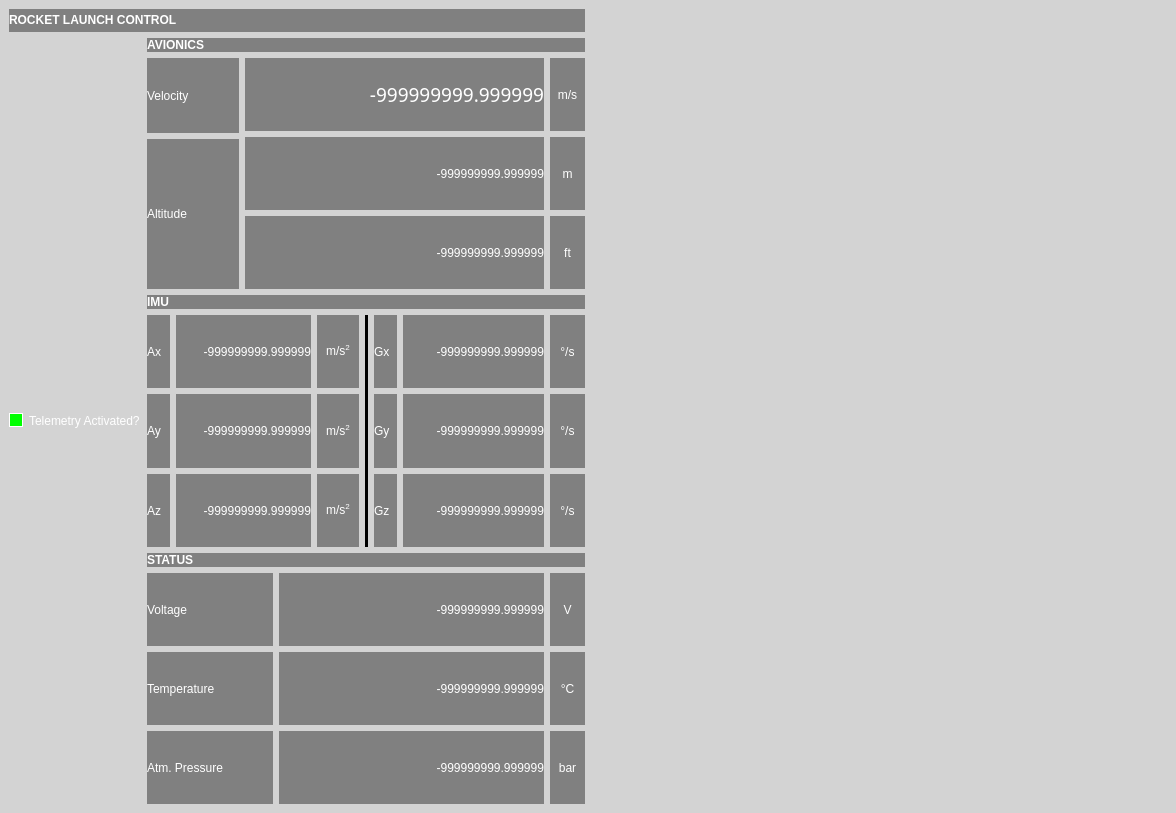
<?xml version="1.0" encoding="UTF-8"?>
<ui version="4.0">
 <class>MainWindow</class>
 <widget class="QMainWindow" name="MainWindow">
  <property name="geometry">
   <rect>
    <x>0</x>
    <y>0</y>
    <width>1176</width>
    <height>813</height>
   </rect>
  </property>
  <property name="windowTitle">
   <string>SEDS-UCF IREC Telemetry</string>
  </property>
  <property name="styleSheet">
   <string notr="true">QWidget {
background-color: lightgrey;
}
QCheckBox {
color: white;
font: 14pt &quot;Hack&quot;;
}
QCheckBox::indicator {
border: 1px solid white;
}
QCheckBox::indicator:checked {
background-color: lime;
}
QCheckBox::indicator:unchecked {
background-color: red;
}
QLabel {
color: white;
font: 14pt &quot;Hack&quot;;
background-color: grey;
}
Line {
color: white;
}</string>
  </property>
  <widget class="QWidget" name="centralwidget">
   <layout class="QHBoxLayout" name="horizontalLayout">
    <item>
     <layout class="QVBoxLayout" name="vLayout_left_title">
      <item>
       <widget class="QLabel" name="l_mainTitle">
        <property name="sizePolicy">
         <sizepolicy hsizetype="Preferred" vsizetype="Fixed">
          <horstretch>0</horstretch>
          <verstretch>0</verstretch>
         </sizepolicy>
        </property>
        <property name="minimumSize">
         <size>
          <width>241</width>
          <height>23</height>
         </size>
        </property>
        <property name="text">
         <string>&lt;b&gt;ROCKET LAUNCH CONTROL&lt;/b&gt;</string>
        </property>
       </widget>
      </item>
      <item>
       <layout class="QHBoxLayout" name="hLayout_left">
        <item>
         <widget class="QCheckBox" name="checkBox_telem">
          <property name="text">
           <string>Telemetry Activated?</string>
          </property>
          <property name="checked">
           <bool>true</bool>
          </property>
         </widget>
        </item>
        <item>
         <layout class="QVBoxLayout" name="vLayout_stats">
          <item>
           <layout class="QVBoxLayout" name="vLayout_avionics">
            <item>
             <widget class="QLabel" name="l_avionics">
              <property name="sizePolicy">
               <sizepolicy hsizetype="Preferred" vsizetype="Fixed">
                <horstretch>0</horstretch>
                <verstretch>0</verstretch>
               </sizepolicy>
              </property>
              <property name="text">
               <string>&lt;b&gt;AVIONICS&lt;/b&gt;</string>
              </property>
              <property name="alignment">
               <set>Qt::AlignBottom|Qt::AlignLeading|Qt::AlignLeft</set>
              </property>
             </widget>
            </item>
            <item>
             <layout class="QHBoxLayout" name="hLayout_avionics_table">
              <item>
               <layout class="QVBoxLayout" name="vLayout_avionics_titles">
                <item>
                 <widget class="QLabel" name="l_title_velocity">
                  <property name="sizePolicy">
                   <sizepolicy hsizetype="Minimum" vsizetype="Preferred">
                    <horstretch>0</horstretch>
                    <verstretch>1</verstretch>
                   </sizepolicy>
                  </property>
                  <property name="minimumSize">
                   <size>
                    <width>92</width>
                    <height>23</height>
                   </size>
                  </property>
                  <property name="text">
                   <string>Velocity</string>
                  </property>
                 </widget>
                </item>
                <item>
                 <widget class="QLabel" name="l_title_altitude">
                  <property name="sizePolicy">
                   <sizepolicy hsizetype="Minimum" vsizetype="Preferred">
                    <horstretch>0</horstretch>
                    <verstretch>2</verstretch>
                   </sizepolicy>
                  </property>
                  <property name="minimumSize">
                   <size>
                    <width>92</width>
                    <height>23</height>
                   </size>
                  </property>
                  <property name="text">
                   <string>Altitude</string>
                  </property>
                 </widget>
                </item>
               </layout>
              </item>
              <item>
               <layout class="QVBoxLayout" name="vLayout_avionics_data">
                <item>
                 <widget class="QLabel" name="l_data_velocity">
                  <property name="sizePolicy">
                   <sizepolicy hsizetype="Expanding" vsizetype="Preferred">
                    <horstretch>0</horstretch>
                    <verstretch>1</verstretch>
                   </sizepolicy>
                  </property>
                  <property name="font">
                   <font>
                    <family>Hack</family>
                    <pointsize>14</pointsize>
                    <weight>50</weight>
                    <italic>false</italic>
                    <bold>false</bold>
                   </font>
                  </property>
                  <property name="layoutDirection">
                   <enum>Qt::LeftToRight</enum>
                  </property>
                  <property name="text">
                   <string>-999999999.999999</string>
                  </property>
                  <property name="alignment">
                   <set>Qt::AlignRight|Qt::AlignTrailing|Qt::AlignVCenter</set>
                  </property>
                 </widget>
                </item>
                <item>
                 <widget class="QLabel" name="l_data_meter">
                  <property name="sizePolicy">
                   <sizepolicy hsizetype="Expanding" vsizetype="Preferred">
                    <horstretch>0</horstretch>
                    <verstretch>1</verstretch>
                   </sizepolicy>
                  </property>
                  <property name="text">
                   <string>-999999999.999999</string>
                  </property>
                  <property name="alignment">
                   <set>Qt::AlignRight|Qt::AlignTrailing|Qt::AlignVCenter</set>
                  </property>
                 </widget>
                </item>
                <item>
                 <widget class="QLabel" name="l_data_feet">
                  <property name="sizePolicy">
                   <sizepolicy hsizetype="Expanding" vsizetype="Preferred">
                    <horstretch>0</horstretch>
                    <verstretch>1</verstretch>
                   </sizepolicy>
                  </property>
                  <property name="text">
                   <string>-999999999.999999</string>
                  </property>
                  <property name="alignment">
                   <set>Qt::AlignRight|Qt::AlignTrailing|Qt::AlignVCenter</set>
                  </property>
                 </widget>
                </item>
               </layout>
              </item>
              <item>
               <layout class="QVBoxLayout" name="vLayout_avionics_units">
                <item>
                 <widget class="QLabel" name="l_units_velocity">
                  <property name="sizePolicy">
                   <sizepolicy hsizetype="Minimum" vsizetype="Preferred">
                    <horstretch>0</horstretch>
                    <verstretch>1</verstretch>
                   </sizepolicy>
                  </property>
                  <property name="minimumSize">
                   <size>
                    <width>35</width>
                    <height>23</height>
                   </size>
                  </property>
                  <property name="text">
                   <string>m/s</string>
                  </property>
                  <property name="alignment">
                   <set>Qt::AlignCenter</set>
                  </property>
                 </widget>
                </item>
                <item>
                 <widget class="QLabel" name="l_units_meter">
                  <property name="sizePolicy">
                   <sizepolicy hsizetype="Ignored" vsizetype="Preferred">
                    <horstretch>0</horstretch>
                    <verstretch>1</verstretch>
                   </sizepolicy>
                  </property>
                  <property name="minimumSize">
                   <size>
                    <width>12</width>
                    <height>23</height>
                   </size>
                  </property>
                  <property name="text">
                   <string>m</string>
                  </property>
                  <property name="alignment">
                   <set>Qt::AlignCenter</set>
                  </property>
                 </widget>
                </item>
                <item>
                 <widget class="QLabel" name="l_units_feet">
                  <property name="sizePolicy">
                   <sizepolicy hsizetype="Minimum" vsizetype="Preferred">
                    <horstretch>0</horstretch>
                    <verstretch>1</verstretch>
                   </sizepolicy>
                  </property>
                  <property name="minimumSize">
                   <size>
                    <width>23</width>
                    <height>23</height>
                   </size>
                  </property>
                  <property name="text">
                   <string>ft</string>
                  </property>
                  <property name="alignment">
                   <set>Qt::AlignCenter</set>
                  </property>
                 </widget>
                </item>
               </layout>
              </item>
             </layout>
            </item>
           </layout>
          </item>
          <item>
           <layout class="QVBoxLayout" name="vLayout_imu">
            <item>
             <widget class="QLabel" name="l_imu">
              <property name="sizePolicy">
               <sizepolicy hsizetype="Preferred" vsizetype="Fixed">
                <horstretch>0</horstretch>
                <verstretch>0</verstretch>
               </sizepolicy>
              </property>
              <property name="text">
               <string>&lt;b&gt;IMU&lt;/b&gt;</string>
              </property>
              <property name="alignment">
               <set>Qt::AlignBottom|Qt::AlignLeading|Qt::AlignLeft</set>
              </property>
             </widget>
            </item>
            <item>
             <layout class="QHBoxLayout" name="hLayout_imu_table">
              <item>
               <layout class="QHBoxLayout" name="hLayout_accel_table">
                <item>
                 <layout class="QVBoxLayout" name="vLayout_accel_titles">
                  <item>
                   <widget class="QLabel" name="l_title_Ax">
                    <property name="sizePolicy">
                     <sizepolicy hsizetype="Minimum" vsizetype="Preferred">
                      <horstretch>0</horstretch>
                      <verstretch>0</verstretch>
                     </sizepolicy>
                    </property>
                    <property name="minimumSize">
                     <size>
                      <width>23</width>
                      <height>23</height>
                     </size>
                    </property>
                    <property name="text">
                     <string>Ax</string>
                    </property>
                   </widget>
                  </item>
                  <item>
                   <widget class="QLabel" name="l_title_Ay">
                    <property name="sizePolicy">
                     <sizepolicy hsizetype="Minimum" vsizetype="Preferred">
                      <horstretch>0</horstretch>
                      <verstretch>0</verstretch>
                     </sizepolicy>
                    </property>
                    <property name="minimumSize">
                     <size>
                      <width>23</width>
                      <height>23</height>
                     </size>
                    </property>
                    <property name="text">
                     <string>Ay</string>
                    </property>
                   </widget>
                  </item>
                  <item>
                   <widget class="QLabel" name="l_title_Az">
                    <property name="sizePolicy">
                     <sizepolicy hsizetype="Minimum" vsizetype="Preferred">
                      <horstretch>0</horstretch>
                      <verstretch>0</verstretch>
                     </sizepolicy>
                    </property>
                    <property name="minimumSize">
                     <size>
                      <width>23</width>
                      <height>23</height>
                     </size>
                    </property>
                    <property name="text">
                     <string>Az</string>
                    </property>
                   </widget>
                  </item>
                 </layout>
                </item>
                <item>
                 <layout class="QVBoxLayout" name="vLayout_accel_data">
                  <item>
                   <widget class="QLabel" name="l_data_Ax">
                    <property name="sizePolicy">
                     <sizepolicy hsizetype="Expanding" vsizetype="Preferred">
                      <horstretch>0</horstretch>
                      <verstretch>0</verstretch>
                     </sizepolicy>
                    </property>
                    <property name="text">
                     <string>-999999999.999999</string>
                    </property>
                    <property name="alignment">
                     <set>Qt::AlignRight|Qt::AlignTrailing|Qt::AlignVCenter</set>
                    </property>
                   </widget>
                  </item>
                  <item>
                   <widget class="QLabel" name="l_data_Ay">
                    <property name="sizePolicy">
                     <sizepolicy hsizetype="Expanding" vsizetype="Preferred">
                      <horstretch>0</horstretch>
                      <verstretch>0</verstretch>
                     </sizepolicy>
                    </property>
                    <property name="text">
                     <string>-999999999.999999</string>
                    </property>
                    <property name="alignment">
                     <set>Qt::AlignRight|Qt::AlignTrailing|Qt::AlignVCenter</set>
                    </property>
                   </widget>
                  </item>
                  <item>
                   <widget class="QLabel" name="l_data_Az">
                    <property name="sizePolicy">
                     <sizepolicy hsizetype="Expanding" vsizetype="Preferred">
                      <horstretch>0</horstretch>
                      <verstretch>0</verstretch>
                     </sizepolicy>
                    </property>
                    <property name="text">
                     <string>-999999999.999999</string>
                    </property>
                    <property name="alignment">
                     <set>Qt::AlignRight|Qt::AlignTrailing|Qt::AlignVCenter</set>
                    </property>
                   </widget>
                  </item>
                 </layout>
                </item>
                <item>
                 <layout class="QVBoxLayout" name="vLayout_accel_units">
                  <item>
                   <widget class="QLabel" name="l_units_Ax">
                    <property name="sizePolicy">
                     <sizepolicy hsizetype="Minimum" vsizetype="Preferred">
                      <horstretch>0</horstretch>
                      <verstretch>0</verstretch>
                     </sizepolicy>
                    </property>
                    <property name="minimumSize">
                     <size>
                      <width>42</width>
                      <height>23</height>
                     </size>
                    </property>
                    <property name="text">
                     <string>m/s&lt;sup&gt;2&lt;/sup&gt;</string>
                    </property>
                    <property name="alignment">
                     <set>Qt::AlignCenter</set>
                    </property>
                   </widget>
                  </item>
                  <item>
                   <widget class="QLabel" name="l_units_Ay">
                    <property name="sizePolicy">
                     <sizepolicy hsizetype="Minimum" vsizetype="Preferred">
                      <horstretch>0</horstretch>
                      <verstretch>0</verstretch>
                     </sizepolicy>
                    </property>
                    <property name="minimumSize">
                     <size>
                      <width>42</width>
                      <height>23</height>
                     </size>
                    </property>
                    <property name="text">
                     <string>m/s&lt;sup&gt;2&lt;/sup&gt;</string>
                    </property>
                    <property name="alignment">
                     <set>Qt::AlignCenter</set>
                    </property>
                   </widget>
                  </item>
                  <item>
                   <widget class="QLabel" name="l_units_Az">
                    <property name="sizePolicy">
                     <sizepolicy hsizetype="Minimum" vsizetype="Preferred">
                      <horstretch>0</horstretch>
                      <verstretch>0</verstretch>
                     </sizepolicy>
                    </property>
                    <property name="minimumSize">
                     <size>
                      <width>42</width>
                      <height>23</height>
                     </size>
                    </property>
                    <property name="text">
                     <string>m/s&lt;sup&gt;2&lt;/sup&gt;</string>
                    </property>
                    <property name="alignment">
                     <set>Qt::AlignCenter</set>
                    </property>
                   </widget>
                  </item>
                 </layout>
                </item>
               </layout>
              </item>
              <item>
               <widget class="Line" name="imu_separator">
                <property name="frameShadow">
                 <enum>QFrame::Plain</enum>
                </property>
                <property name="lineWidth">
                 <number>5</number>
                </property>
                <property name="orientation">
                 <enum>Qt::Vertical</enum>
                </property>
               </widget>
              </item>
              <item>
               <layout class="QHBoxLayout" name="hLayout_gyro_table">
                <item>
                 <layout class="QVBoxLayout" name="vLayout_gyro_titles">
                  <item>
                   <widget class="QLabel" name="l_title_Gx">
                    <property name="sizePolicy">
                     <sizepolicy hsizetype="Minimum" vsizetype="Preferred">
                      <horstretch>0</horstretch>
                      <verstretch>0</verstretch>
                     </sizepolicy>
                    </property>
                    <property name="minimumSize">
                     <size>
                      <width>23</width>
                      <height>23</height>
                     </size>
                    </property>
                    <property name="text">
                     <string>Gx</string>
                    </property>
                   </widget>
                  </item>
                  <item>
                   <widget class="QLabel" name="l_title_Gy">
                    <property name="sizePolicy">
                     <sizepolicy hsizetype="Minimum" vsizetype="Preferred">
                      <horstretch>0</horstretch>
                      <verstretch>0</verstretch>
                     </sizepolicy>
                    </property>
                    <property name="minimumSize">
                     <size>
                      <width>23</width>
                      <height>23</height>
                     </size>
                    </property>
                    <property name="text">
                     <string>Gy</string>
                    </property>
                   </widget>
                  </item>
                  <item>
                   <widget class="QLabel" name="l_title_Gz">
                    <property name="sizePolicy">
                     <sizepolicy hsizetype="Minimum" vsizetype="Preferred">
                      <horstretch>0</horstretch>
                      <verstretch>0</verstretch>
                     </sizepolicy>
                    </property>
                    <property name="minimumSize">
                     <size>
                      <width>23</width>
                      <height>23</height>
                     </size>
                    </property>
                    <property name="text">
                     <string>Gz</string>
                    </property>
                   </widget>
                  </item>
                 </layout>
                </item>
                <item>
                 <layout class="QVBoxLayout" name="vLayout_gyro_data">
                  <item>
                   <widget class="QLabel" name="l_data_Gx">
                    <property name="sizePolicy">
                     <sizepolicy hsizetype="Expanding" vsizetype="Preferred">
                      <horstretch>0</horstretch>
                      <verstretch>0</verstretch>
                     </sizepolicy>
                    </property>
                    <property name="text">
                     <string>-999999999.999999</string>
                    </property>
                    <property name="alignment">
                     <set>Qt::AlignRight|Qt::AlignTrailing|Qt::AlignVCenter</set>
                    </property>
                   </widget>
                  </item>
                  <item>
                   <widget class="QLabel" name="l_data_Gy">
                    <property name="sizePolicy">
                     <sizepolicy hsizetype="Expanding" vsizetype="Preferred">
                      <horstretch>0</horstretch>
                      <verstretch>0</verstretch>
                     </sizepolicy>
                    </property>
                    <property name="text">
                     <string>-999999999.999999</string>
                    </property>
                    <property name="alignment">
                     <set>Qt::AlignRight|Qt::AlignTrailing|Qt::AlignVCenter</set>
                    </property>
                   </widget>
                  </item>
                  <item>
                   <widget class="QLabel" name="l_data_Gz">
                    <property name="sizePolicy">
                     <sizepolicy hsizetype="Expanding" vsizetype="Preferred">
                      <horstretch>0</horstretch>
                      <verstretch>0</verstretch>
                     </sizepolicy>
                    </property>
                    <property name="text">
                     <string>-999999999.999999</string>
                    </property>
                    <property name="alignment">
                     <set>Qt::AlignRight|Qt::AlignTrailing|Qt::AlignVCenter</set>
                    </property>
                   </widget>
                  </item>
                 </layout>
                </item>
                <item>
                 <layout class="QVBoxLayout" name="vLayout_gyro_units">
                  <item>
                   <widget class="QLabel" name="l_units_Gx">
                    <property name="sizePolicy">
                     <sizepolicy hsizetype="Minimum" vsizetype="Preferred">
                      <horstretch>0</horstretch>
                      <verstretch>0</verstretch>
                     </sizepolicy>
                    </property>
                    <property name="minimumSize">
                     <size>
                      <width>35</width>
                      <height>23</height>
                     </size>
                    </property>
                    <property name="text">
                     <string>°/s</string>
                    </property>
                    <property name="alignment">
                     <set>Qt::AlignCenter</set>
                    </property>
                   </widget>
                  </item>
                  <item>
                   <widget class="QLabel" name="l_units_Gy">
                    <property name="sizePolicy">
                     <sizepolicy hsizetype="Minimum" vsizetype="Preferred">
                      <horstretch>0</horstretch>
                      <verstretch>0</verstretch>
                     </sizepolicy>
                    </property>
                    <property name="minimumSize">
                     <size>
                      <width>35</width>
                      <height>23</height>
                     </size>
                    </property>
                    <property name="text">
                     <string>°/s</string>
                    </property>
                    <property name="alignment">
                     <set>Qt::AlignCenter</set>
                    </property>
                   </widget>
                  </item>
                  <item>
                   <widget class="QLabel" name="l_units_Gz">
                    <property name="sizePolicy">
                     <sizepolicy hsizetype="Minimum" vsizetype="Preferred">
                      <horstretch>0</horstretch>
                      <verstretch>0</verstretch>
                     </sizepolicy>
                    </property>
                    <property name="minimumSize">
                     <size>
                      <width>35</width>
                      <height>23</height>
                     </size>
                    </property>
                    <property name="text">
                     <string>°/s</string>
                    </property>
                    <property name="alignment">
                     <set>Qt::AlignCenter</set>
                    </property>
                   </widget>
                  </item>
                 </layout>
                </item>
               </layout>
              </item>
             </layout>
            </item>
           </layout>
          </item>
          <item>
           <layout class="QVBoxLayout" name="vLayout_status">
            <item>
             <widget class="QLabel" name="l_status">
              <property name="sizePolicy">
               <sizepolicy hsizetype="Preferred" vsizetype="Fixed">
                <horstretch>0</horstretch>
                <verstretch>0</verstretch>
               </sizepolicy>
              </property>
              <property name="autoFillBackground">
               <bool>false</bool>
              </property>
              <property name="text">
               <string>&lt;b&gt;STATUS&lt;/b&gt;</string>
              </property>
              <property name="alignment">
               <set>Qt::AlignBottom|Qt::AlignLeading|Qt::AlignLeft</set>
              </property>
             </widget>
            </item>
            <item>
             <layout class="QHBoxLayout" name="hLayout_status_table">
              <item>
               <layout class="QVBoxLayout" name="vLayout_status_titles">
                <item>
                 <widget class="QLabel" name="l_title_voltage">
                  <property name="sizePolicy">
                   <sizepolicy hsizetype="Minimum" vsizetype="Preferred">
                    <horstretch>0</horstretch>
                    <verstretch>0</verstretch>
                   </sizepolicy>
                  </property>
                  <property name="minimumSize">
                   <size>
                    <width>81</width>
                    <height>23</height>
                   </size>
                  </property>
                  <property name="text">
                   <string>Voltage</string>
                  </property>
                 </widget>
                </item>
                <item>
                 <widget class="QLabel" name="l_title_temperature">
                  <property name="sizePolicy">
                   <sizepolicy hsizetype="Minimum" vsizetype="Preferred">
                    <horstretch>0</horstretch>
                    <verstretch>0</verstretch>
                   </sizepolicy>
                  </property>
                  <property name="minimumSize">
                   <size>
                    <width>126</width>
                    <height>23</height>
                   </size>
                  </property>
                  <property name="text">
                   <string>Temperature</string>
                  </property>
                 </widget>
                </item>
                <item>
                 <widget class="QLabel" name="l_title_atmPressure">
                  <property name="text">
                   <string>Atm. Pressure</string>
                  </property>
                 </widget>
                </item>
               </layout>
              </item>
              <item>
               <layout class="QVBoxLayout" name="vLayout_status_data">
                <item>
                 <widget class="QLabel" name="l_data_voltage">
                  <property name="sizePolicy">
                   <sizepolicy hsizetype="Expanding" vsizetype="Preferred">
                    <horstretch>0</horstretch>
                    <verstretch>0</verstretch>
                   </sizepolicy>
                  </property>
                  <property name="text">
                   <string>-999999999.999999</string>
                  </property>
                  <property name="alignment">
                   <set>Qt::AlignRight|Qt::AlignTrailing|Qt::AlignVCenter</set>
                  </property>
                 </widget>
                </item>
                <item>
                 <widget class="QLabel" name="l_data_temperature">
                  <property name="sizePolicy">
                   <sizepolicy hsizetype="Expanding" vsizetype="Preferred">
                    <horstretch>0</horstretch>
                    <verstretch>0</verstretch>
                   </sizepolicy>
                  </property>
                  <property name="text">
                   <string>-999999999.999999</string>
                  </property>
                  <property name="alignment">
                   <set>Qt::AlignRight|Qt::AlignTrailing|Qt::AlignVCenter</set>
                  </property>
                 </widget>
                </item>
                <item>
                 <widget class="QLabel" name="l_data_atmPressure">
                  <property name="sizePolicy">
                   <sizepolicy hsizetype="Expanding" vsizetype="Preferred">
                    <horstretch>0</horstretch>
                    <verstretch>0</verstretch>
                   </sizepolicy>
                  </property>
                  <property name="text">
                   <string>-999999999.999999</string>
                  </property>
                  <property name="alignment">
                   <set>Qt::AlignRight|Qt::AlignTrailing|Qt::AlignVCenter</set>
                  </property>
                 </widget>
                </item>
               </layout>
              </item>
              <item>
               <layout class="QVBoxLayout" name="vLayout_status_units">
                <item>
                 <widget class="QLabel" name="l_units__voltage">
                  <property name="sizePolicy">
                   <sizepolicy hsizetype="Minimum" vsizetype="Preferred">
                    <horstretch>0</horstretch>
                    <verstretch>0</verstretch>
                   </sizepolicy>
                  </property>
                  <property name="minimumSize">
                   <size>
                    <width>12</width>
                    <height>23</height>
                   </size>
                  </property>
                  <property name="text">
                   <string>V</string>
                  </property>
                  <property name="alignment">
                   <set>Qt::AlignCenter</set>
                  </property>
                 </widget>
                </item>
                <item>
                 <widget class="QLabel" name="l_units_temperature">
                  <property name="sizePolicy">
                   <sizepolicy hsizetype="Minimum" vsizetype="Preferred">
                    <horstretch>0</horstretch>
                    <verstretch>0</verstretch>
                   </sizepolicy>
                  </property>
                  <property name="minimumSize">
                   <size>
                    <width>23</width>
                    <height>23</height>
                   </size>
                  </property>
                  <property name="text">
                   <string>°C</string>
                  </property>
                  <property name="alignment">
                   <set>Qt::AlignCenter</set>
                  </property>
                 </widget>
                </item>
                <item>
                 <widget class="QLabel" name="l_units_atmPressure">
                  <property name="sizePolicy">
                   <sizepolicy hsizetype="Minimum" vsizetype="Preferred">
                    <horstretch>0</horstretch>
                    <verstretch>0</verstretch>
                   </sizepolicy>
                  </property>
                  <property name="minimumSize">
                   <size>
                    <width>35</width>
                    <height>23</height>
                   </size>
                  </property>
                  <property name="text">
                   <string>bar</string>
                  </property>
                  <property name="alignment">
                   <set>Qt::AlignCenter</set>
                  </property>
                 </widget>
                </item>
               </layout>
              </item>
             </layout>
            </item>
           </layout>
          </item>
         </layout>
        </item>
       </layout>
      </item>
     </layout>
    </item>
    <item>
     <layout class="QVBoxLayout" name="vLayout_right_graphs">
      <item>
       <widget class="MplWidget" name="mpl_graphs" native="true">
        <property name="sizePolicy">
         <sizepolicy hsizetype="Expanding" vsizetype="Expanding">
          <horstretch>0</horstretch>
          <verstretch>0</verstretch>
         </sizepolicy>
        </property>
       </widget>
      </item>
     </layout>
    </item>
   </layout>
  </widget>
  <widget class="QMenuBar" name="menubar">
   <property name="geometry">
    <rect>
     <x>0</x>
     <y>0</y>
     <width>1176</width>
     <height>20</height>
    </rect>
   </property>
  </widget>
 </widget>
 <customwidgets>
  <customwidget>
   <class>MplWidget</class>
   <extends>QWidget</extends>
   <header>mplwidget</header>
   <container>1</container>
  </customwidget>
 </customwidgets>
 <resources/>
 <connections/>
</ui>
